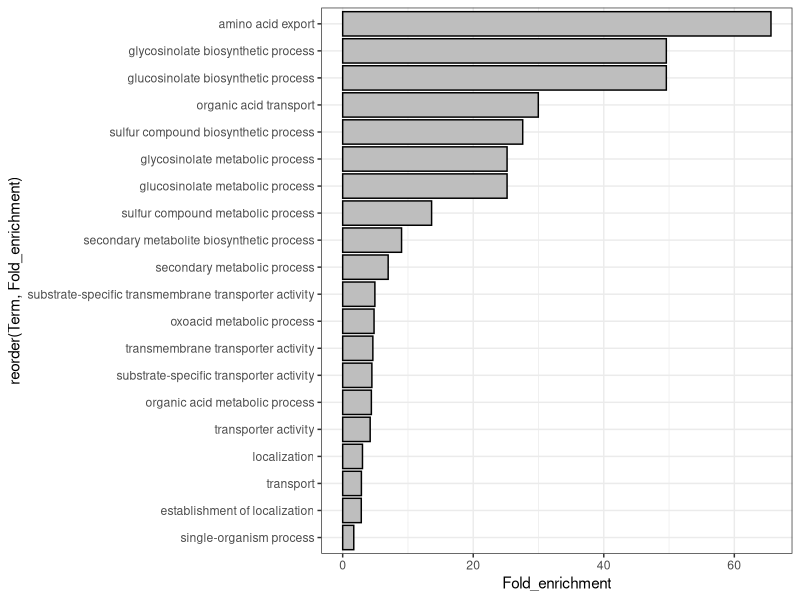

R code for this plot:
library(ggplot2)

AtBS_top200_GO_top20 <- read.csv("AtBS_top200_GO_top20.csv")

ggplot(AtBS_top200_GO_top20, aes(x = reorder(Term, Fold_enrichment), y=Fold_enrichment)) + geom_bar(stat="identity" , fill="grey", colour="black") + theme_bw() + coord_flip()
